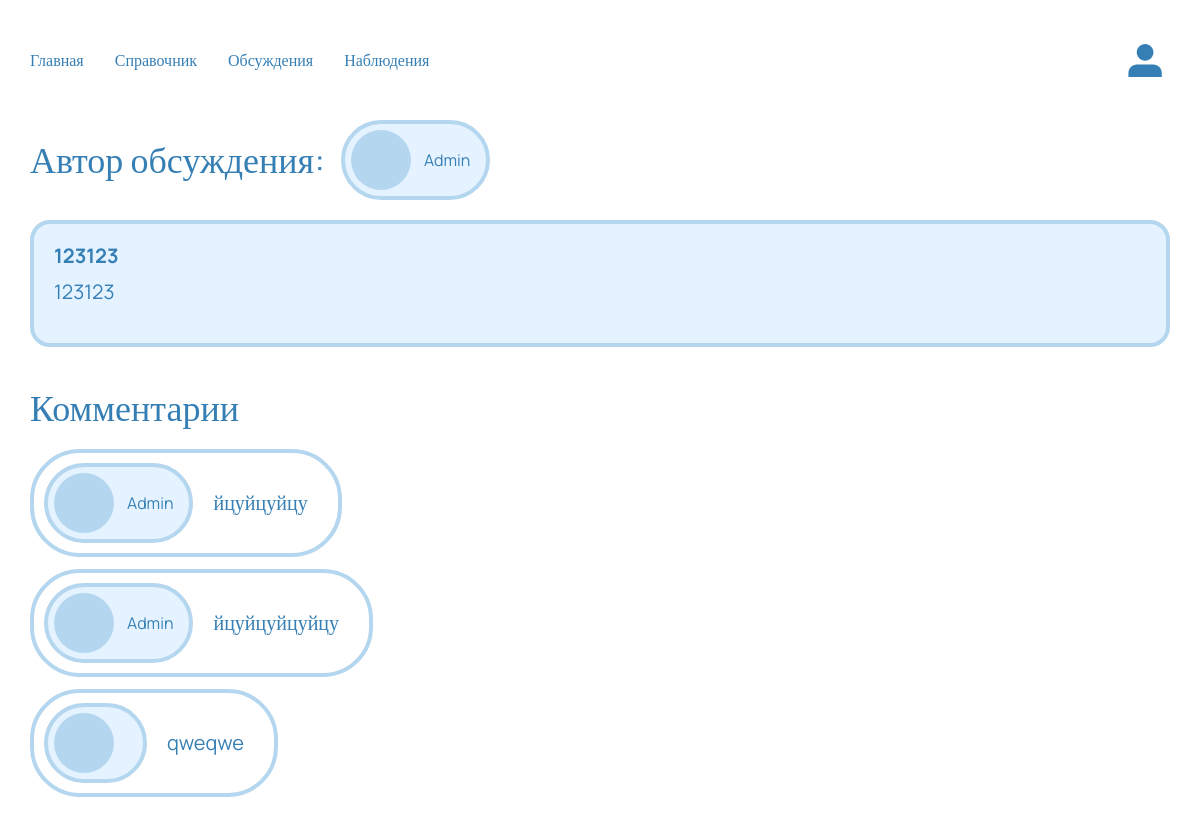
/discussions/8, run on an earlier commit of the app's database.
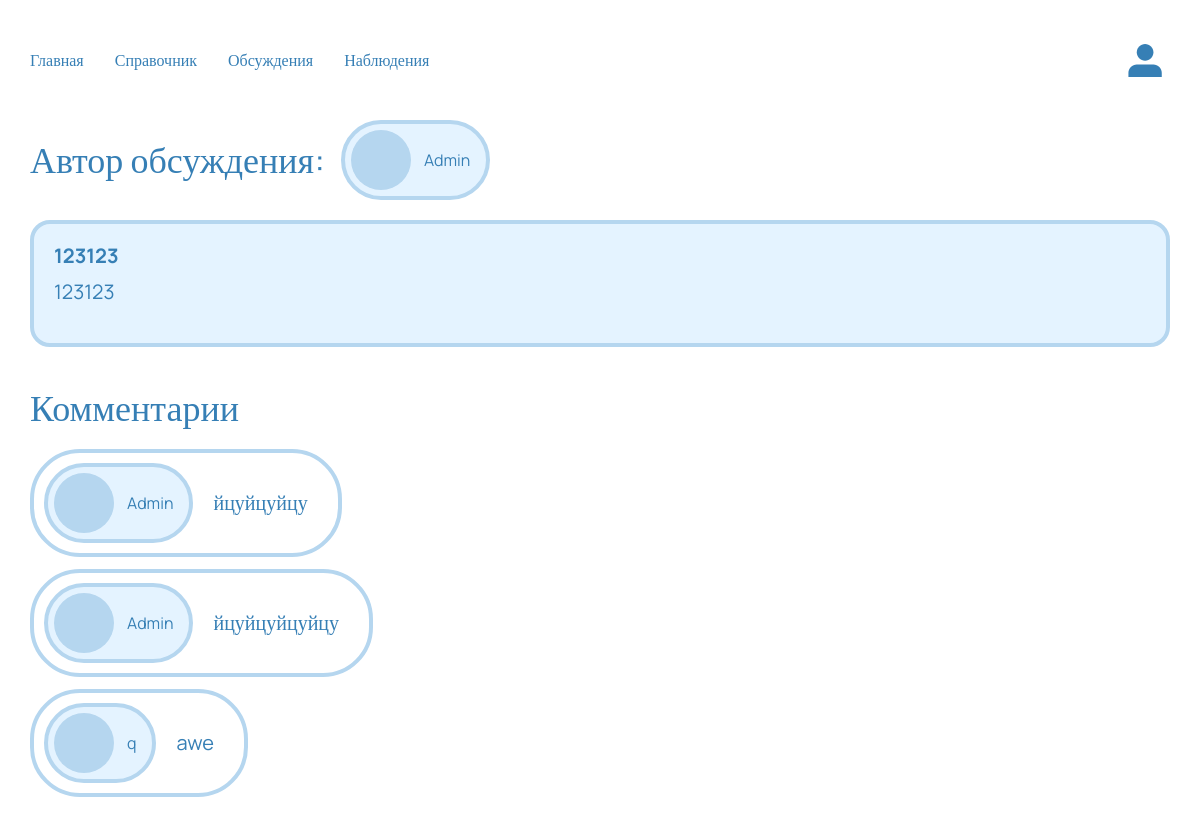
And on a later commit of the database.
### discussions/models.py (models this page shows)
class Message(models.Model):
    text = models.TextField(null=False, blank=False)
    date = models.DateTimeField(auto_now_add=True)
    author = models.ForeignKey(User, on_delete=models.CASCADE)
    discussion = models.ForeignKey(Discussions, on_delete=models.CASCADE)

### userprofile/models.py (models this page shows)
class Profile(models.Model):
    user = models.OneToOneField(User, on_delete=models.CASCADE)
    first_name = models.CharField(max_length=50, blank=True)
    last_name = models.CharField(max_length=50, blank=True)
    email = models.EmailField(max_length=254, blank=True)
    logo = models.ImageField(blank=True, null=True, default=None, upload_to=product_preview_directory_path)

### discussions/views.py (the view, shortened to what this page needs)
# urls.py: path('<int:pk>', DetailDiscussionView.as_view(), name='detail'),
class DetailDiscussionView(View):
    def get(self, request: HttpRequest, pk: int) -> HttpResponse:
        context = {
            'discussion': Discussions.objects.get(pk=pk),
            'massages': Message.objects.all().filter(discussion=pk),
            'form': MessageForm(),
            'group_exists': request.user.groups.filter(name='Moderators').exists(),
            'login': request.user.is_authenticated,
        }
        return render(
            request,
            'discussions/detail_discussion.html',
            context=context
        )

### discussions/templates/discussions/detail_discussion.html (shortened to what this page needs)
{% extends "base.html" %}
{% block main %}
<div class="container">
    <div class="discussion_title_block">
        <p class="discussion_title-title">Автор обсуждения:</p>
        <div class="discussion_user discussion_user-title">
            <div class="discussion_user-logo"
                {% if discussion.user.profile.logo %}
                style="background-image: url(../../..{{ discussion.user.profile.logo.url }});"
                {% endif %}
            >
            </div>
            <p class="discussion_user-name">
                {{ discussion.user.profile.first_name }} {{ discussion.user.profile.last_name }}
            </p>
        </div>
    </div>
    <div class="discussion-block">
        <h1 class="discussion-title">{{discussion.title}}</h1>
        {% if discussion.content %}<p class="discussion-content">{{discussion.content}}</p>{% endif %}
    </div>
    <p class="comments-title">Комментарии</p>
        <ul>
            {% for massage in massages %}
            <li class="comments-item">
                <div class="comments-content">
                    <div class="discussion_user">
                        <div class="discussion_user-logo"
                             {% if massage.author.profile.logo %}
                             style="background-image: url(../../..{{ massage.author.profile.logo.url }});"
                             {% endif %}
                        ></div>
                        <p class="discussion_user-name">
                            {{ massage.author.profile.first_name }} {{ massage.author.profile.last_name }}
                        </p>
                    </div>
                    <p class="comments-text">{{massage.text}}</p>
                </div>
            </li>
            {% endfor %}
        </ul>
</div>
{% endblock %}

What changed in the data, as far as the page shows it:
removed Message: text "qweqwe"
added Message: author.profile.first_name "q", text "awe"
